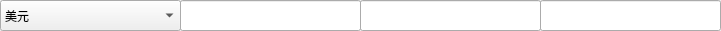
<?xml version="1.0" encoding="UTF-8"?>
<ui version="4.0">
 <class>abroadFeeItem</class>
 <widget class="QWidget" name="abroadFeeItem">
  <property name="geometry">
   <rect>
    <x>0</x>
    <y>0</y>
    <width>721</width>
    <height>31</height>
   </rect>
  </property>
  <property name="minimumSize">
   <size>
    <width>721</width>
    <height>31</height>
   </size>
  </property>
  <property name="maximumSize">
   <size>
    <width>721</width>
    <height>31</height>
   </size>
  </property>
  <property name="windowTitle">
   <string>Form</string>
  </property>
  <widget class="QLineEdit" name="huilv">
   <property name="geometry">
    <rect>
     <x>360</x>
     <y>0</y>
     <width>181</width>
     <height>31</height>
    </rect>
   </property>
  </widget>
  <widget class="QComboBox" name="comboBox">
   <property name="geometry">
    <rect>
     <x>0</x>
     <y>0</y>
     <width>181</width>
     <height>31</height>
    </rect>
   </property>
   <item>
    <property name="text">
     <string>美元</string>
    </property>
   </item>
   <item>
    <property name="text">
     <string>英镑</string>
    </property>
   </item>
  </widget>
  <widget class="QLineEdit" name="rmb">
   <property name="geometry">
    <rect>
     <x>540</x>
     <y>0</y>
     <width>181</width>
     <height>31</height>
    </rect>
   </property>
  </widget>
  <widget class="QLineEdit" name="waibi">
   <property name="geometry">
    <rect>
     <x>180</x>
     <y>0</y>
     <width>181</width>
     <height>31</height>
    </rect>
   </property>
  </widget>
 </widget>
 <resources/>
 <connections/>
</ui>
